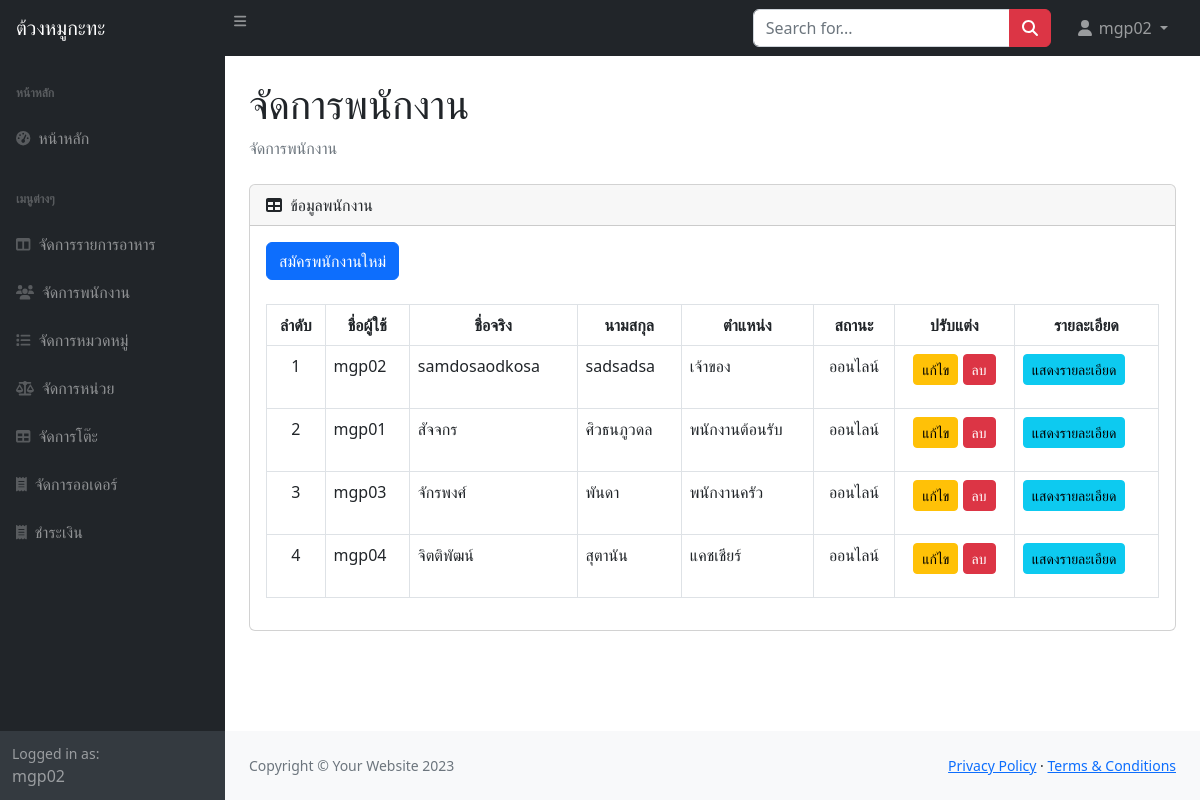
Page /manage_employees.php (signed in) on the committed database.
### tables this page shows
CREATE TABLE `employees` (
  `emp_id` int(11) NOT NULL,
  `username` varchar(100) NOT NULL,
  `password` varchar(100) NOT NULL,
  `firstname` varchar(100) NOT NULL,
  `lastname` varchar(100) NOT NULL,
  `mail` varchar(100) NOT NULL,
  `location` text NOT NULL,
  `role` int(1) NOT NULL COMMENT '1=Owner\r\n2=Cashier\r\n3=Receptionist\r\n4=Kitchen',
  `status` int(1) NOT NULL
);

### manage_employees.php (the view, shortened to what this page needs)
<?php
include 'includes/db_connect.php';
$sql = "SELECT emp_id, username, firstname, lastname, mail, location, role, status FROM employees";
$result = $conn->query($sql);
?>
<!DOCTYPE html>
<html lang="en">
<head>
    <link rel="stylesheet" href="https://cdn.jsdelivr.net/npm/bootstrap@5.2.3/dist/css/bootstrap.min.css">
    <link rel="stylesheet" href="css/styles.css">
</head>
<body class="sb-nav-fixed">
    <nav class="sb-topnav navbar navbar-expand navbar-dark bg-dark">
        <a class="navbar-brand ps-3" href="index.php">ต้วงหมูกะทะ</a>
        <button class="btn btn-link btn-sm order-1 order-lg-0 me-4 me-lg-0" id="sidebarToggle" href="#!"><i class="fas fa-bars"></i></button>
        <form class="d-none d-md-inline-block form-inline ms-auto me-0 me-md-3 my-2 my-md-0">
            <div class="input-group">
                <input class="form-control" type="text" placeholder="Search for..." aria-label="Search for..." aria-describedby="btnNavbarSearch" />
                <button class="btn btn-danger" id="btnNavbarSearch" type="button"><i class="fas fa-search"></i></button>
            </div>
        </form>
        <ul class="navbar-nav ms-auto ms-md-0 me-3 me-lg-4">
            <li class="nav-item dropdown">
                <a class="nav-link dropdown-toggle" id="navbarDropdown" href="#" role="button" data-bs-toggle="dropdown" aria-expanded="false">
                    <i class="fas fa-user fa-fw"></i>
                    <?php if (isset($_SESSION['username'])) : ?>
                        <?php echo $_SESSION['username']; ?>
                    <?php else : ?>
                        ผู้เยี่ยมชม
                    <?php endif; ?>
                </a>
            </li>
        </ul>
    </nav>
    <div id="layoutSidenav">
        <div id="layoutSidenav_nav">
            <nav class="sb-sidenav accordion sb-sidenav-dark" id="sidenavAccordion">
                <div class="sb-sidenav-menu">
                    <div class="nav">
                        <div class="sb-sidenav-menu-heading">หน้าหลัก</div>
                        <a class="nav-link" href="index.php">
                            <div class="sb-nav-link-icon"><i class="fas fa-tachometer-alt"></i></div>
                            หน้าหลัก
                        </a>
                        <div class="sb-sidenav-menu-heading">เมนูต่างๆ</div>
                        <a class="nav-link" href="manage_menu.php">
                            <div class="sb-nav-link-icon"><i class="fas fa-columns"></i></div>
                            จัดการรายการอาหาร
                        </a>
                        <a class="nav-link" href="manage_employees.php">
                            <div class="sb-nav-link-icon"><i class="fas fa-users"></i></div>
                            จัดการพนักงาน
                        </a>
                        <a class="nav-link" href="category.php">
                            <div class="sb-nav-link-icon"><i class="fas fas fa-list"></i></div>
                            จัดการหมวดหมู่
                        </a>
                        <a class="nav-link" href="unit.php">
                            <div class="sb-nav-link-icon"><i class="fas fa-balance-scale"></i></div>
                            จัดการหน่วย
                        </a>
                        <a class="nav-link" href="manage_tables.php">
                            <div class="sb-nav-link-icon"><i class="fas fa-table"></i></div>
                            จัดการโต๊ะ
                        </a>
                        <a class="nav-link" href="manage_orders.php">
                            <div class="sb-nav-link-icon"><i class="fas fa-receipt"></i></div>
                            จัดการออเดอร์
                        </a>
                        <a class="nav-link" href="cashier.php">
                            <div class="sb-nav-link-icon"><i class="fas fa-receipt"></i></div>
                            ชำระเงิน
                        </a>
                    </div>
                </div>
                <div class="sb-sidenav-footer">
                    <div class="small">Logged in as:</div>
                    <?php if (isset($_SESSION['username'])) : ?>
                        <?php echo $_SESSION['username']; ?>
                    <?php else : ?>
                        Guest
                    <?php endif; ?>
                </div>
            </nav>
        </div>
        <div id="layoutSidenav_content">
            <main>
                <div class="container-fluid px-4">
                    <h1 class="mt-4">จัดการพนักงาน</h1>
                    <ol class="breadcrumb mb-4">
                        <li class="breadcrumb-item active">จัดการพนักงาน</li>
                    </ol>
                    <div class="card mb-4">
                        <div class="card-header">
                            <i class="fas fa-table me-1"></i>
                            ข้อมูลพนักงาน
                        </div>
                        <div class="card-body">
                            <div class="mb-4">
                                <a href="register.php" class="btn btn-primary">สมัครพนักงานใหม่</a>
                            </div>
                            <table id="datatablesSimple" class="table table-bordered">
                                <thead>
                                    <tr>
                                        <th style="text-align: center;">ลำดับ</th>
                                        <th style="text-align: center;">ชื่อผู้ใช้</th>
                                        <th style="text-align: center;">ชื่อจริง</th>
                                        <th style="text-align: center;">นามสกุล</th>
                                        <th style="text-align: center;">ตำแหน่ง</th>
                                        <th style="text-align: center;">สถานะ</th>
                                        <th style="text-align: center;">ปรับแต่ง</th>
                                        <th style="text-align: center;">รายละเอียด</th>
                                    </tr>
                                </thead>
                                <tbody>
                                    <?php
                                    $i = 1;
                                    while ($row = $result->fetch_assoc()) { ?>
                                        <tr>
                                            <td style="text-align: center;"><?php echo $i++; ?></td>
                                            <td style="text-align: left;"><?php echo $row['username']; ?></td>
                                            <td style="text-align: left;"><?php echo $row['firstname']; ?></td>
                                            <td style="text-align: left;"><?php echo $row['lastname']; ?></td>
                                            <td style="text-align: left;">
                                                <?php
                                                switch ($row['role']) {
                                                    case 1:
                                                        echo 'เจ้าของ';
                                                        break;
                                                    case 2:
                                                        echo 'แคชเชียร์';
                                                        break;
                                                    case 3:
                                                        echo 'พนักงานต้อนรับ';
                                                        break;
                                                    case 4:
                                                        echo 'พนักงานครัว';
                                                        break;
                                                }
                                                ?>
                                            </td>
                                            <td style="text-align: center;"><?php
                                                                            if ($row['status'] == 1) echo 'ออนไลน์';
                                                                            elseif ($row['status'] == 2) echo 'ออฟไลน์';
                                                                            else echo 'ลาออก'; ?>
                                            </td>
                                            <td style="text-align: center;">
                                                <a href="edit_employee.php?id=<?php echo $row['emp_id']; ?>" class="btn btn-warning btn-sm">แก้ไข</a>
                                                <a href="delete_employee.php?id=<?php echo $row['emp_id']; ?>" class="btn btn-danger btn-sm">ลบ</a>
                                            </td>
                                            <td>
                                                <button type="button" class="btn btn-info btn-sm view-details" data-id="<?php echo $row['emp_id']; ?>">
                                                    แสดงรายละเอียด
                                                </button>
                                        </tr>
                                    <?php } ?>
                                </tbody>
                            </table>
                        </div>
                    </div>
                </div>
            </main>
            <footer class="py-4 bg-light mt-auto">
                <div class="container-fluid px-4">
                    <div class="d-flex align-items-center justify-content-between small">
                        <div class="text-muted">Copyright &copy; Your Website 2023</div>
                        <div>
                            <a href="#">Privacy Policy</a>
                            &middot;
                            <a href="#">Terms &amp; Conditions</a>
                        </div>
                    </div>
                </div>
            </footer>
        </div>
    </div>
</body>
</html>

### rows in the picture
employees: username "mgp02", firstname "samdosaodkosa", lastname "sadsadsa", role "เจ้าของ", status "ออนไลน์"
employees: username "mgp01", firstname "สัจจกร", lastname "ศิวธนภูวดล", role "พนักงานต้อนรับ", status "ออนไลน์"
employees: username "mgp03", firstname "จักรพงศ์", lastname "พันดา", role "พนักงานครัว", status "ออนไลน์"
employees: username "mgp04", firstname "จิตติพัฒน์", lastname "สุตานัน", role "แคชเชียร์", status "ออนไลน์"

### other values in the picture
$_SESSION['username'] "mgp02"
